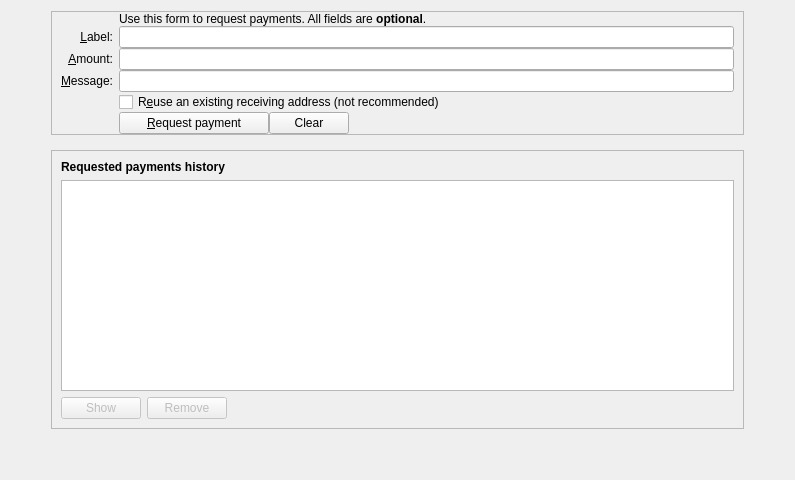
<?xml version="1.0" encoding="UTF-8"?>
<ui version="4.0">
 <class>ReceiveCoinsDialog</class>
 <widget class="QWidget" name="ReceiveCoinsDialog">
  <property name="geometry">
   <rect>
    <x>0</x>
    <y>0</y>
    <width>795</width>
    <height>480</height>
   </rect>
  </property>
  <property name="minimumSize">
   <size>
    <width>640</width>
    <height>480</height>
   </size>
  </property>
  <layout class="QVBoxLayout" name="verticalLayout" stretch="0">
   <item>
    <layout class="QVBoxLayout" name="verticalLayout_5">
     <property name="spacing">
      <number>15</number>
     </property>
     <property name="leftMargin">
      <number>40</number>
     </property>
     <property name="topMargin">
      <number>0</number>
     </property>
     <property name="rightMargin">
      <number>40</number>
     </property>
     <property name="bottomMargin">
      <number>40</number>
     </property>
     <item>
      <widget class="QFrame" name="frame2">
       <property name="sizePolicy">
        <sizepolicy hsizetype="Preferred" vsizetype="Fixed">
         <horstretch>0</horstretch>
         <verstretch>0</verstretch>
        </sizepolicy>
       </property>
       <property name="frameShape">
        <enum>QFrame::StyledPanel</enum>
       </property>
       <property name="frameShadow">
        <enum>QFrame::Sunken</enum>
       </property>
       <layout class="QVBoxLayout" name="verticalLayout_3">
        <property name="topMargin">
         <number>0</number>
        </property>
        <property name="bottomMargin">
         <number>0</number>
        </property>
        <item>
         <layout class="QGridLayout" name="gridLayout">
          <property name="verticalSpacing">
           <number>0</number>
          </property>
          <item row="7" column="2">
           <widget class="QCheckBox" name="reuseAddress">
            <property name="toolTip">
             <string>Reuse one of the previously used receiving addresses. Reusing addresses has security and privacy issues. Do not use this unless re-generating a payment request made before.</string>
            </property>
            <property name="text">
             <string>R&amp;euse an existing receiving address (not recommended)</string>
            </property>
           </widget>
          </item>
          <item row="7" column="0">
           <widget class="QLabel" name="label_4">
            <property name="text">
             <string/>
            </property>
           </widget>
          </item>
          <item row="6" column="0">
           <widget class="QLabel" name="label_3">
            <property name="toolTip">
             <string>An optional message to attach to the payment request, which will be displayed when the request is opened. Note: The message will not be sent with the payment over the Kron network.</string>
            </property>
            <property name="text">
             <string>&amp;Message:</string>
            </property>
            <property name="alignment">
             <set>Qt::AlignRight|Qt::AlignTrailing|Qt::AlignVCenter</set>
            </property>
            <property name="buddy">
             <cstring>reqMessage</cstring>
            </property>
           </widget>
          </item>
          <item row="4" column="2">
           <widget class="QLineEdit" name="reqLabel">
            <property name="toolTip">
             <string>An optional label to associate with the new receiving address.</string>
            </property>
           </widget>
          </item>
          <item row="6" column="2">
           <widget class="QLineEdit" name="reqMessage">
            <property name="toolTip">
             <string>An optional message to attach to the payment request, which will be displayed when the request is opened. Note: The message will not be sent with the payment over the Kron network.</string>
            </property>
           </widget>
          </item>
          <item row="2" column="2">
           <widget class="QLabel" name="label_5">
            <property name="text">
             <string>Use this form to request payments. All fields are &lt;b&gt;optional&lt;/b&gt;.</string>
            </property>
           </widget>
          </item>
          <item row="4" column="0">
           <widget class="QLabel" name="label_2">
            <property name="toolTip">
             <string>An optional label to associate with the new receiving address.</string>
            </property>
            <property name="text">
             <string>&amp;Label:</string>
            </property>
            <property name="alignment">
             <set>Qt::AlignRight|Qt::AlignTrailing|Qt::AlignVCenter</set>
            </property>
            <property name="buddy">
             <cstring>reqLabel</cstring>
            </property>
           </widget>
          </item>
          <item row="5" column="0">
           <widget class="QLabel" name="label">
            <property name="toolTip">
             <string>An optional amount to request. Leave this empty or zero to not request a specific amount.</string>
            </property>
            <property name="text">
             <string>&amp;Amount:</string>
            </property>
            <property name="alignment">
             <set>Qt::AlignRight|Qt::AlignTrailing|Qt::AlignVCenter</set>
            </property>
            <property name="buddy">
             <cstring>reqAmount</cstring>
            </property>
           </widget>
          </item>
          <item row="5" column="2">
           <widget class="KronAmountField" name="reqAmount">
            <property name="minimumSize">
             <size>
              <width>80</width>
              <height>0</height>
             </size>
            </property>
            <property name="toolTip">
             <string>An optional amount to request. Leave this empty or zero to not request a specific amount.</string>
            </property>
           </widget>
          </item>
          <item row="8" column="2">
           <layout class="QHBoxLayout" name="horizontalLayout">
            <item>
             <widget class="QPushButton" name="receiveButton">
              <property name="minimumSize">
               <size>
                <width>150</width>
                <height>0</height>
               </size>
              </property>
              <property name="text">
               <string>&amp;Request payment</string>
              </property>
              <property name="icon">
               <iconset resource="../Kron.qrc">
                <normaloff>:/icons/receiving_addresses</normaloff>:/icons/receiving_addresses</iconset>
              </property>
             </widget>
            </item>
            <item>
             <widget class="QPushButton" name="clearButton">
              <property name="sizePolicy">
               <sizepolicy hsizetype="Minimum" vsizetype="Fixed">
                <horstretch>0</horstretch>
                <verstretch>0</verstretch>
               </sizepolicy>
              </property>
              <property name="toolTip">
               <string>Clear all fields of the form.</string>
              </property>
              <property name="text">
               <string>Clear</string>
              </property>
              <property name="icon">
               <iconset resource="../Kron.qrc">
                <normaloff>:/icons/remove</normaloff>:/icons/remove</iconset>
              </property>
              <property name="autoDefault">
               <bool>false</bool>
              </property>
             </widget>
            </item>
            <item>
             <spacer name="horizontalSpacer">
              <property name="orientation">
               <enum>Qt::Horizontal</enum>
              </property>
              <property name="sizeHint" stdset="0">
               <size>
                <width>40</width>
                <height>20</height>
               </size>
              </property>
             </spacer>
            </item>
           </layout>
          </item>
          <item row="8" column="0">
           <widget class="QLabel" name="label_7">
            <property name="text">
             <string/>
            </property>
           </widget>
          </item>
         </layout>
        </item>
       </layout>
      </widget>
     </item>
     <item>
      <widget class="QFrame" name="frame">
       <property name="sizePolicy">
        <sizepolicy hsizetype="Preferred" vsizetype="Expanding">
         <horstretch>0</horstretch>
         <verstretch>0</verstretch>
        </sizepolicy>
       </property>
       <property name="frameShape">
        <enum>QFrame::StyledPanel</enum>
       </property>
       <property name="frameShadow">
        <enum>QFrame::Raised</enum>
       </property>
       <layout class="QVBoxLayout" name="verticalLayout_2">
        <property name="topMargin">
         <number>9</number>
        </property>
        <item>
         <widget class="QLabel" name="label_6">
          <property name="font">
           <font>
            <weight>75</weight>
            <bold>true</bold>
           </font>
          </property>
          <property name="text">
           <string>Requested payments history</string>
          </property>
         </widget>
        </item>
        <item>
         <widget class="QTableView" name="recentRequestsView">
          <property name="contextMenuPolicy">
           <enum>Qt::CustomContextMenu</enum>
          </property>
          <property name="tabKeyNavigation">
           <bool>false</bool>
          </property>
          <property name="sortingEnabled">
           <bool>true</bool>
          </property>
         </widget>
        </item>
        <item>
         <layout class="QHBoxLayout" name="horizontalLayout_2">
          <item>
           <widget class="QPushButton" name="showRequestButton">
            <property name="enabled">
             <bool>false</bool>
            </property>
            <property name="toolTip">
             <string>Show the selected request (does the same as double clicking an entry)</string>
            </property>
            <property name="text">
             <string>Show</string>
            </property>
            <property name="icon">
             <iconset resource="../Kron.qrc">
              <normaloff>:/icons/edit</normaloff>:/icons/edit</iconset>
            </property>
            <property name="autoDefault">
             <bool>false</bool>
            </property>
           </widget>
          </item>
          <item>
           <widget class="QPushButton" name="removeRequestButton">
            <property name="enabled">
             <bool>false</bool>
            </property>
            <property name="toolTip">
             <string>Remove the selected entries from the list</string>
            </property>
            <property name="text">
             <string>Remove</string>
            </property>
            <property name="icon">
             <iconset resource="../Kron.qrc">
              <normaloff>:/icons/remove</normaloff>:/icons/remove</iconset>
            </property>
            <property name="autoDefault">
             <bool>false</bool>
            </property>
           </widget>
          </item>
          <item>
           <spacer name="horizontalSpacer_2">
            <property name="orientation">
             <enum>Qt::Horizontal</enum>
            </property>
            <property name="sizeHint" stdset="0">
             <size>
              <width>40</width>
              <height>20</height>
             </size>
            </property>
           </spacer>
          </item>
         </layout>
        </item>
       </layout>
      </widget>
     </item>
    </layout>
   </item>
  </layout>
 </widget>
 <customwidgets>
  <customwidget>
   <class>KronAmountField</class>
   <extends>QLineEdit</extends>
   <header>Kronamountfield.h</header>
   <container>1</container>
  </customwidget>
 </customwidgets>
 <tabstops>
  <tabstop>reqLabel</tabstop>
  <tabstop>reqAmount</tabstop>
  <tabstop>reqMessage</tabstop>
  <tabstop>reuseAddress</tabstop>
  <tabstop>receiveButton</tabstop>
  <tabstop>clearButton</tabstop>
  <tabstop>recentRequestsView</tabstop>
  <tabstop>showRequestButton</tabstop>
  <tabstop>removeRequestButton</tabstop>
 </tabstops>
 <resources>
  <include location="../Kron.qrc"/>
 </resources>
 <connections/>
</ui>
